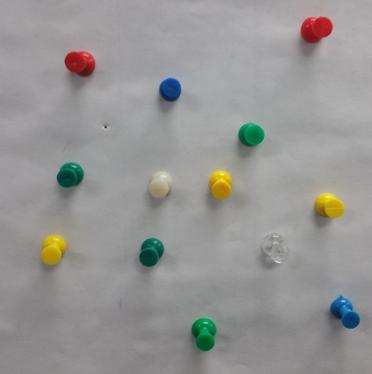
%> input picture Part1/TestImgResized.jpg, 372 x 374 px
$ octave --eval "result = colorPinIt('TestImgResized.jpg');"   (GNU Octave 9; MATLAB toolbox functions it lacks are replaced by stand-ins)
%> lines starting %> are read from the running program, lines starting %| are printed output that depends on the picture; in (x1, y1, x2, y2) boxes, pixels count from 0 and x2, y2 are one past the last pixel; in counts of white or black regions, pixels touching at a corner belong together; the program's own positions count from 1
### Part1/imageOpenOpr.m
function [ output_img ] = imageOpenOpr( img, radius )
%UNTITLED7 Summary of this function goes here
%   Detailed explanation goes here

d = strel('disk', radius);
output_img = imerode(img, d);
output_img = imdilate(output_img, d);

end

### Part1/countObjects.m
function [L, count] = countObjects( input )
%Count number of blob in a BW image
%   input: a BW image

% erosion and then dilation
input = imageOpenOpr(input, 3);
[L, count] = bwlabel(input);

end

### Part1/gaussian.m
function [ g ] = gaussian( size, sig )
%Create sizeXsize gaussian kernel with sigma = sig
%   Detailed explanation goes here
[X Y] = meshgrid(fix(-size / 2):fix(size / 2), fix(-size / 2):fix(size / 2));
g = exp(-(X.^2 + Y.^2) / (2 * sig.^2));
%normalized
g = g ./ sum(g(:));
end

### Part1/colorPinIt.m
function [ counts ] = colorPinIt( filename )
%> called with filename = 'TestImgResized.jpg'
%load image and count the total number of colored pin
%   filename: image's path
img = imread(filename);
%> img is the input picture: size 374x372x3 uint8; mean R, G, B 150.4, 149.8, 148.3
img_d = im2double(img);

g = gaussian(5, 3);
img_f = imfilter(img_d, g);
% imshow(img_f)
% imwrite(img_f, 'denoisedImage.png');
img_bw = ~im2bw(rgb2gray(img_f));
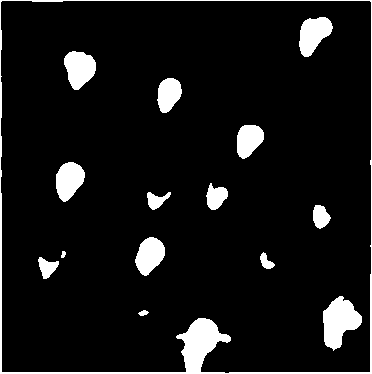
%> img_bw: size 374x372 logical; 8% white; 15 white regions, largest, box (x1, y1, x2, y2) and area: (0, 0, 372, 374) 3757, (323, 296, 362, 351) 1305, (64, 51, 96, 90) 886
% img_bw = bwmorph(img_bw, 'open');
% imwrite(img_bw, 'beforeOpen.png');
[L, counts.all] = countObjects(img_bw);
%> in imageOpenOpr, `output_img = imerode(img, d);`: output_img: size 374x372 logical; 4.5% white; 17 white regions (4 under 20 px), largest, box (x1, y1, x2, y2) and area: (180, 320, 229, 374) 1166, (325, 298, 360, 347) 991, (66, 53, 94, 88) 659
%> in imageOpenOpr, `output_img = imdilate(output_img, d);`: output_img: size 374x372 logical; 6.3% white; 16 white regions (2 under 20 px), largest, box (x1, y1, x2, y2) and area: (178, 318, 231, 374) 1524, (323, 296, 362, 349) 1299, (64, 51, 96, 90) 886
%> in countObjects, `[L, count] = bwlabel(input);`:
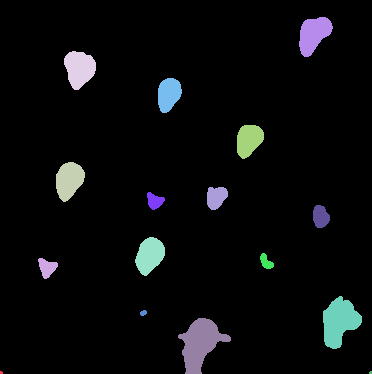
%> L: size 374x372 double; 17 distinct labels, from 0 to 16; one colour per label, 0 black
%> in countObjects, `[L, count] = bwlabel(input);`: count = 16
%> counts.all = 16
img_bw = (L > 0);
% imwrite(img_bw, 'afterOpen.png');
% imshow(img_bw);

img_lab = rgb2lab(img_f);
%> img_lab: size 374x372x3 double; mean of channels 1, 2, 3 61.7, 0.3, 1
mask.red = img_lab(:, :, 2) > 30;
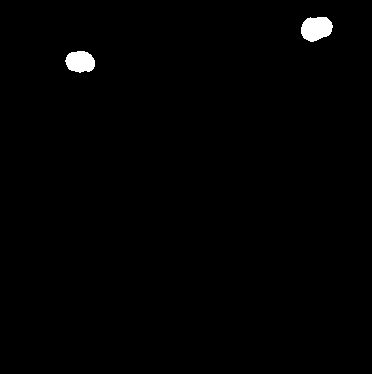
%> mask.red: size 374x372 logical; 0.81% white; 2 white regions, box (x1, y1, x2, y2) and area: (301, 17, 333, 42) 615, (65, 51, 95, 73) 515
% mask.red = repmat(mask.red, [1 1 3]);
mask.green = img_lab(:, :, 2) < -20;
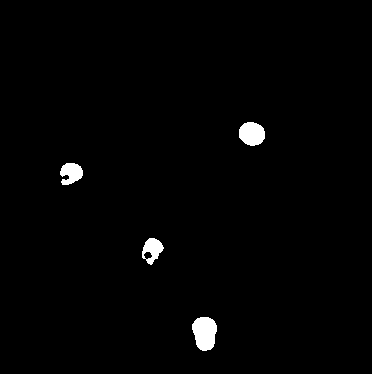
%> mask.green: size 374x372 logical; 1.3% white; 4 white regions, box (x1, y1, x2, y2) and area: (192, 317, 217, 351) 659, (239, 122, 265, 146) 495, (60, 163, 83, 185) 365, (142, 238, 164, 265) 345
% mask.green = repmat(mask.green, [1 1 3]);
mask.blue = img_lab(:, :, 3) < -20;
%> mask.blue: size 374x372 logical; 0.65% white; 2 white regions, box (x1, y1, x2, y2) and area: (332, 297, 359, 327) 522, (160, 77, 181, 99) 381
% mask.blue = repmat(mask.blue, [1 1 3]);
mask.yellow = img_lab(:, :, 3) > 50;
%> mask.yellow: size 374x372 logical; 0.96% white; 3 white regions, box (x1, y1, x2, y2) and area: (43, 236, 66, 263) 478, (211, 171, 231, 198) 434, (317, 194, 343, 216) 429
% mask.yellow = repmat(mask.yellow, [1 1 3]);
[L, counts.red] = countObjects(mask.red);
%> in imageOpenOpr (call 2), `output_img = imerode(img, d);`: output_img: size 374x372 logical; 0.56% white; 2 white regions, box (x1, y1, x2, y2) and area: (303, 19, 331, 40) 431, (68, 53, 93, 70) 346
%> in imageOpenOpr (call 2), `output_img = imdilate(output_img, d);`: output_img: size 374x372 logical; 0.81% white; 2 white regions, box (x1, y1, x2, y2) and area: (301, 17, 333, 42) 614, (66, 51, 95, 72) 511
%> in countObjects (call 2), `[L, count] = bwlabel(input);`: L: size 374x372 double; 3 distinct labels, from 0 to 2
%> counts.red = 2
mask.red = repmat((L > 0), [1 1 3]);
[L, counts.green] = countObjects(mask.green);
%> call 3 of imageOpenOpr, with radius = 3
%> in imageOpenOpr (call 3), `output_img = imerode(img, d);`:
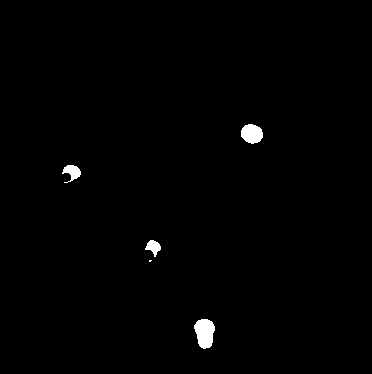
%> output_img: size 374x372 logical; 0.83% white; 5 white regions (1 under 20 px), largest, box (x1, y1, x2, y2) and area: (194, 319, 215, 349) 467, (241, 124, 263, 144) 338, (62, 165, 81, 183) 187, (145, 240, 161, 257) 151
%> in imageOpenOpr (call 3), `output_img = imdilate(output_img, d);`: output_img: size 374x372 logical; 1.3% white; 4 white regions, box (x1, y1, x2, y2) and area: (192, 317, 217, 351) 659, (239, 122, 265, 146) 495, (60, 163, 83, 185) 356, (143, 238, 163, 264) 313
%> in countObjects (call 3), `[L, count] = bwlabel(input);`: L: size 374x372 double; 5 distinct labels, from 0 to 4
%> counts.green = 4
mask.green = repmat((L > 0), [1 1 3]);
[L, counts.blue] = countObjects(mask.blue);
%> call 4 of imageOpenOpr, with radius = 3
%> in imageOpenOpr (call 4), `output_img = imerode(img, d);`:
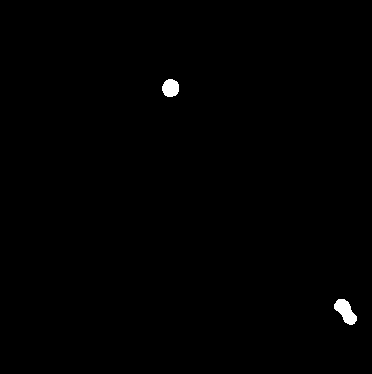
%> output_img: size 374x372 logical; 0.42% white; 2 white regions, box (x1, y1, x2, y2) and area: (334, 299, 357, 325) 344, (162, 79, 179, 97) 246
%> in countObjects (call 4), `[L, count] = bwlabel(input);`: L: size 374x372 double; 3 distinct labels, from 0 to 2
%> counts.blue = 2
mask.blue = repmat((L > 0), [1 1 3]);
[L, counts.yellow] = countObjects(mask.yellow);
%> call 5 of imageOpenOpr, with radius = 3
%> in imageOpenOpr (call 5), `output_img = imerode(img, d);`:
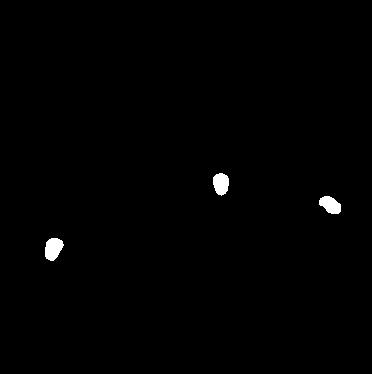
%> output_img: size 374x372 logical; 0.63% white; 3 white regions, box (x1, y1, x2, y2) and area: (45, 238, 64, 261) 319, (213, 173, 229, 196) 285, (319, 196, 341, 214) 278
%> in imageOpenOpr (call 5), `output_img = imdilate(output_img, d);`: output_img: size 374x372 logical; 0.96% white; 3 white regions, box (x1, y1, x2, y2) and area: (43, 236, 66, 263) 477, (211, 171, 231, 198) 434, (317, 194, 343, 216) 429
%> in countObjects (call 5), `[L, count] = bwlabel(input);`: L: size 374x372 double; 4 distinct labels, from 0 to 3
%> counts.yellow = 3
mask.yellow = repmat((L > 0), [1 1 3]);
img_red = img;
img_red(~mask.red) = 0;
img_green = img;
img_green(~mask.green) = 0;
img_blue = img;
img_blue(~mask.blue) = 0;
img_yellow = img;
img_yellow(~mask.yellow) = 0;
%> `result = colorPinIt('TestImgResized.jpg');`: result = {all 16, red 2, green 4, blue 2, yellow 3}
imwrite(img_red, 'redC.png');
imwrite(img_green, 'greenC.png');
imwrite(img_blue, 'blueC.png');
imwrite(img_yellow, 'yellowC.png');
end
